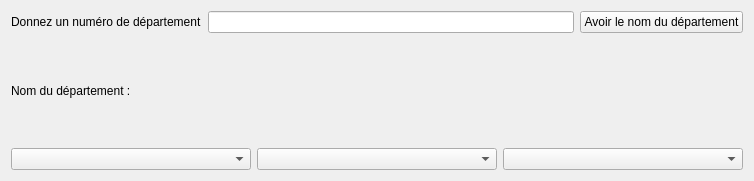
<?xml version="1.0" encoding="UTF-8"?>
<ui version="4.0">
 <class>France2018BDD</class>
 <widget class="QWidget" name="France2018BDD">
  <property name="geometry">
   <rect>
    <x>0</x>
    <y>0</y>
    <width>754</width>
    <height>181</height>
   </rect>
  </property>
  <property name="windowTitle">
   <string>France2018BDD</string>
  </property>
  <layout class="QVBoxLayout" name="verticalLayout">
   <item>
    <layout class="QHBoxLayout" name="horizontalLayout">
     <item>
      <widget class="QLabel" name="labelNumero">
       <property name="text">
        <string>Donnez un numéro de département</string>
       </property>
      </widget>
     </item>
     <item>
      <widget class="QLineEdit" name="lineEditNumero"/>
     </item>
     <item>
      <widget class="QPushButton" name="pushButtonNomDepartement">
       <property name="text">
        <string>Avoir le nom du département</string>
       </property>
      </widget>
     </item>
    </layout>
   </item>
   <item>
    <layout class="QHBoxLayout" name="horizontalLayout_3">
     <item>
      <widget class="QLabel" name="label">
       <property name="text">
        <string>Nom du département : </string>
       </property>
      </widget>
     </item>
     <item>
      <widget class="QLabel" name="labelNomDepartement">
       <property name="text">
        <string/>
       </property>
      </widget>
     </item>
    </layout>
   </item>
   <item>
    <layout class="QHBoxLayout" name="horizontalLayout_2">
     <item>
      <widget class="QComboBox" name="comboBoxRegions"/>
     </item>
     <item>
      <widget class="QComboBox" name="comboBoxDepartements"/>
     </item>
     <item>
      <widget class="QComboBox" name="comboBoxVilles"/>
     </item>
    </layout>
   </item>
  </layout>
 </widget>
 <resources/>
 <connections/>
</ui>
